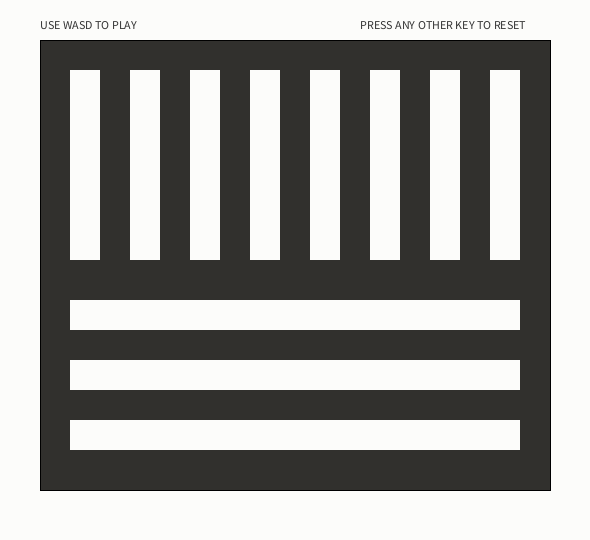
Frame 1 (no input)
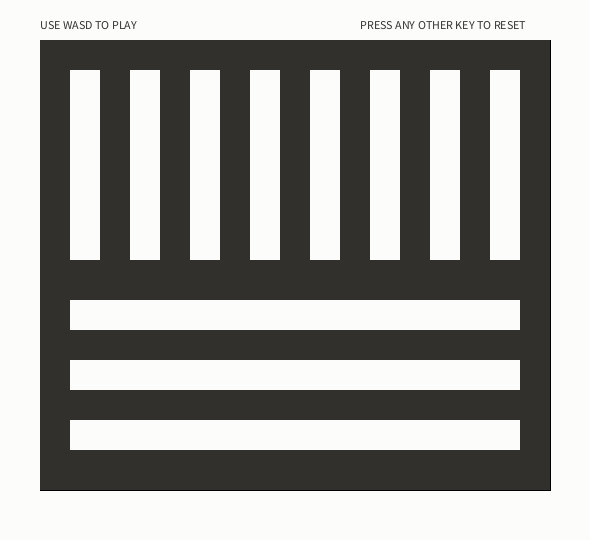
Frame 60 (the mouse pressed at the canvas centre just before this capture)
Frame 120 (the mouse held since frame 60 and released just before this capture): identical to frame 60, image omitted

The Processing sketch that drew these frames (run headless with seeded random() and noise(); from frame 60 on, the mouse is pressed at the canvas centre):

// Processing sketch: Cristina_Neto
// ── Cristina_Neto.pde
////CRISTINA NETO - TURMA DA TARDE LSI
////OBRA DE REFERÊNCIA - "Black Bands In Two Directions" - Sol Lewitt, 1990


///////VARIABLES
float posX=100;
float posY=100;
float posYY=100;
float posXX=100;

float velY=-1;
float velX=-1;


void setup(){
 size(590,540);
 background(#FCFCFA);
 
 String s = "USE WASD TO PLAY";
fill(50);
text(s, 40, 20, 150, 80);  // Text wraps within text box
String s2 = "PRESS ANY OTHER KEY TO RESET";
fill(50);
text(s2, 360, 20, 300, 80);  // Text wraps within text box
 
}

void draw(){


  ///////rect grande
  fill(#31302D);
  rect(40,40,510,450);
  noStroke();

///////////////////////////////////////////////////////
////VERTICAL
    ///////rect 1
  fill(#FCFCFA);
  rect(70,70,30,190);
  noStroke();
  
    ///////rect 2
  fill(#FCFCFA);
  rect(130,70,30,190);
  noStroke();
  
      ///////rect 3
  fill(#FCFCFA);
  rect(190,70,30,190);
  noStroke();
  
    ///////rect 4
  fill(#FCFCFA);
  rect(250,70,30,190);
  noStroke();
  
      ///////rect 5
  fill(#FCFCFA);
  rect(310,70,30,190);
  noStroke();
  
    ///////rect 6
  fill(#FCFCFA);
  rect(370,70,30,190);
  noStroke();
  
    ///////rect 7
  fill(#FCFCFA);
  rect(430,70,30,190);
  noStroke();
  
      ///////rect 8
  fill(#FCFCFA);
  rect(490,70,30,190);
  noStroke();

////HORIZONTAL
  ///////rect 1.2
  fill(#FCFCFA);
  rect(70,300,450,30);
  noStroke();
  
    ///////rect 2.2
  fill(#FCFCFA);
  rect(70,360,450,30);
  noStroke();
  
      ///////rect 3.2
  fill(#FCFCFA);
  rect(70,420,450,30);
  noStroke();
  ////////////////////////////////////////////
if(keyPressed==true);
if(key=='s' || key=='S'){
   background(#FCFCFA);
     ///////rect grande
  fill(#31302D);
  rect(40,40,510,450);
  noStroke();
  
  String s = "USE WASD TO PLAY";
fill(50);
text(s, 40, 20, 150, 80);  // Text wraps within text box
String s2 = "PRESS ANY OTHER KEY TO RESET";
fill(50);
text(s2, 360, 20, 300, 80);  // Text wraps within text box

 ///////////////////////////////////////////////////////
////VERTICAL
    ///////rect 1
  fill(#FCFCFA);
  rect(70,posY,30,190);
  noStroke();
  
    ///////rect 2
  fill(#FCFCFA);
  rect(130,posY+10,30,190);
  noStroke();
  
      ///////rect 3
  fill(#FCFCFA);
  rect(190,posY+20,30,190);
  noStroke();
  
    ///////rect 4
  fill(#FCFCFA);
  rect(250,posY+30,30,190);
  noStroke();
  
      ///////rect 5
  fill(#FCFCFA);
  rect(310,posY+40,30,190);
  noStroke();
  
    ///////rect 6
  fill(#FCFCFA);
  rect(370,posY+50,30,190);
  noStroke();
  
    ///////rect 7
  fill(#FCFCFA);
  rect(430,posY+60,30,190);
  noStroke();
  
      ///////rect 8
  fill(#FCFCFA);
  rect(490,posY+70,30,190);
  noStroke();

////HORIZONTAL
  ///////rect 1.2
  fill(#FCFCFA);
  rect(70,300,450,30);
  noStroke();
  
    ///////rect 2.2
  fill(#FCFCFA);
  rect(70,360,450,30);
  noStroke();
  
      ///////rect 3.2
  fill(#FCFCFA);
  rect(70,420,450,30);
  noStroke();
  ////////////////////////////////////////////
  
  posY=posY+velY;
 
if(posY<40 || posY>230){
 velY=-velY;
}

}
if(key=='w' || key=='W'){
   background(#FCFCFA);
     ///////rect grande
  fill(#31302D);
  rect(40,40,510,450);
  noStroke();
  
  String s = "USE WASD TO PLAY";
fill(50);
text(s, 40, 20, 150, 80);  // Text wraps within text box
String s2 = "PRESS ANY OTHER KEY TO RESET";
fill(50);
text(s2, 360, 20, 300, 80);  // Text wraps within text box

 ///////////////////////////////////////////////////////
////VERTICAL
    ///////rect 1
  fill(#FCFCFA);
  rect(70,posYY+70,30,190);
  noStroke();
  
    ///////rect 2
  fill(#FCFCFA);
  rect(130,posYY+60,30,190);
  noStroke();
  
      ///////rect 3
  fill(#FCFCFA);
  rect(190,posYY+50,30,190);
  noStroke();
  
    ///////rect 4
  fill(#FCFCFA);
  rect(250,posYY+40,30,190);
  noStroke();
  
      ///////rect 5
  fill(#FCFCFA);
  rect(310,posYY+30,30,190);
  noStroke();
  
    ///////rect 6
  fill(#FCFCFA);
  rect(370,posYY+20,30,190);
  noStroke();
  
    ///////rect 7
  fill(#FCFCFA);
  rect(430,posYY+10,30,190);
  noStroke();
  
      ///////rect 8
  fill(#FCFCFA);
  rect(490,posYY,30,190);
  noStroke();

////HORIZONTAL
  ///////rect 1.2
  fill(#FCFCFA);
  rect(70,300,450,30);
  noStroke();
  
    ///////rect 2.2
  fill(#FCFCFA);
  rect(70,360,450,30);
  noStroke();
  
      ///////rect 3.2
  fill(#FCFCFA);
  rect(70,420,450,30);
  noStroke();
  ////////////////////////////////////////////
  posYY=posYY+velY;
 
if(posYY<40 || posYY>230){
 velY=-velY;
}
}
if(key=='a' || key=='A'){
   background(#FCFCFA);
     ///////rect grande
  fill(#31302D);
  rect(40,40,510,450);
  noStroke();

String s = "USE WASD TO PLAY";
fill(50);
text(s, 40, 20, 150, 80);  // Text wraps within text box
String s2 = "PRESS ANY OTHER KEY TO RESET";
fill(50);
text(s2, 360, 20, 300, 80);  // Text wraps within text box

///////////////////////////////////////////////////////
////VERTICAL
    ///////rect 1
  fill(#FCFCFA);
  rect(70,70,30,190);
  noStroke();
  
    ///////rect 2
  fill(#FCFCFA);
  rect(130,70,30,190);
  noStroke();
  
      ///////rect 3
  fill(#FCFCFA);
  rect(190,70,30,190);
  noStroke();
  
    ///////rect 4
  fill(#FCFCFA);
  rect(250,70,30,190);
  noStroke();
  
      ///////rect 5
  fill(#FCFCFA);
  rect(310,70,30,190);
  noStroke();
  
    ///////rect 6
  fill(#FCFCFA);
  rect(370,70,30,190);
  noStroke();
  
    ///////rect 7
  fill(#FCFCFA);
  rect(430,70,30,190);
  noStroke();
  
      ///////rect 8
  fill(#FCFCFA);
  rect(490,70,30,190);
  noStroke();

////HORIZONTAL
  ///////rect 1.2
  fill(#FCFCFA);
  rect(posXX,300,450,30);
  noStroke();
  
    ///////rect 2.2
  fill(#FCFCFA);
  rect(posXX-10,360,450,30);
  noStroke();
  
      ///////rect 3.2
  fill(#FCFCFA);
  rect(posXX-20,420,450,30);
  noStroke();
  ////////////////////////////////////////////
  posXX=posXX+velX;
  if(posXX<60 || posXX>100){
 velX=-velX;
}
}
if(key=='d' || key=='D'){
   background(#FCFCFA);
     ///////rect grande
  fill(#31302D);
  rect(40,40,510,450);
  noStroke();

String s = "USE WASD TO PLAY";
fill(50);
text(s, 40, 20, 150, 80);  // Text wraps within text box
String s2 = "PRESS ANY OTHER KEY TO RESET";
fill(50);
text(s2, 360, 20, 300, 80);  // Text wraps within text box
///////////////////////////////////////////////////////
////VERTICAL
    ///////rect 1
  fill(#FCFCFA);
  rect(70,70,30,190);
  noStroke();
  
    ///////rect 2
  fill(#FCFCFA);
  rect(130,70,30,190);
  noStroke();
  
      ///////rect 3
  fill(#FCFCFA);
  rect(190,70,30,190);
  noStroke();
  
    ///////rect 4
  fill(#FCFCFA);
  rect(250,70,30,190);
  noStroke();
  
      ///////rect 5
  fill(#FCFCFA);
  rect(310,70,30,190);
  noStroke();
  
    ///////rect 6
  fill(#FCFCFA);
  rect(370,70,30,190);
  noStroke();
  
    ///////rect 7
  fill(#FCFCFA);
  rect(430,70,30,190);
  noStroke();
  
      ///////rect 8
  fill(#FCFCFA);
  rect(490,70,30,190);
  noStroke();

////HORIZONTAL
  ///////rect 1.2
  fill(#FCFCFA);
  rect(posX-20,300,450,30);
  noStroke();
  
    ///////rect 2.2
  fill(#FCFCFA);
  rect(posX-10,360,450,30);
  noStroke();
  
      ///////rect 3.2
  fill(#FCFCFA);
  rect(posX,420,450,30);
  noStroke();
  ////////////////////////////////////////////
    posX=posX+velX;
 
if(posX<60 || posX>100){
 velX=-velX;
}
}
}
